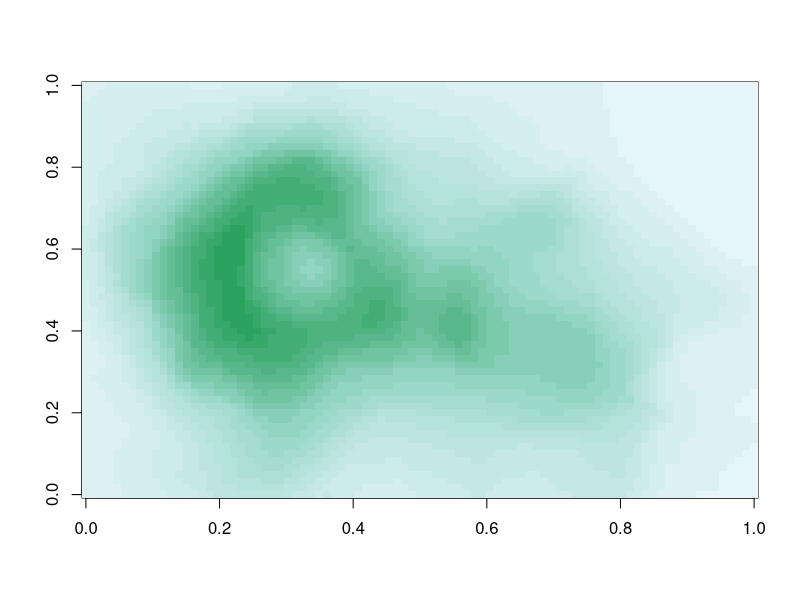
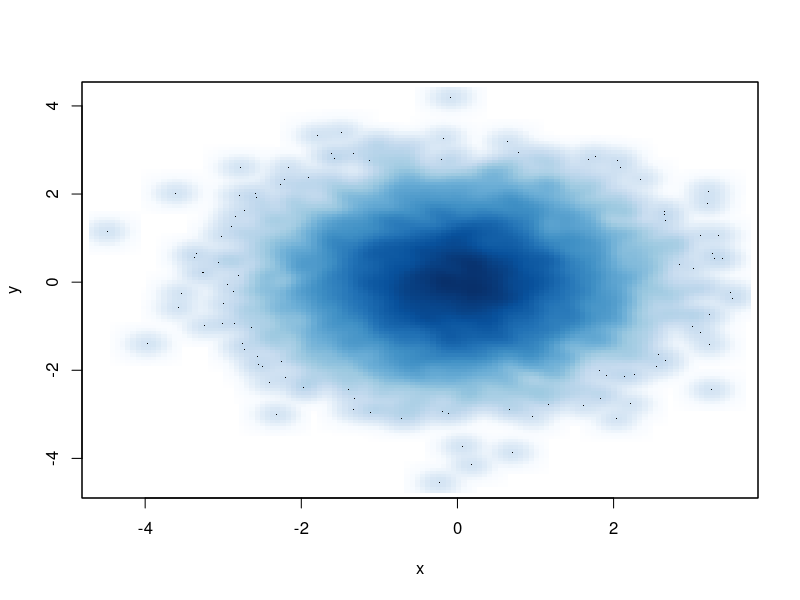

These figures' R source, in order:
library(grDevices)
colors()

##colorRamp Function
pal <- colorRamp(c("red","blue"))
pal(0)
pal(1)
pal(0.5)
pal(seq(0,1,len=10))

##colorRampPalette Function
pal <- colorRampPalette(c("red","yellow"))
pal(2)
pal(10)
pal(20)
pal(100)

##RColorBrewer Package and colorRampPalette
install.packages("RColorBrewer")
library(RColorBrewer)
cols <- brewer.pal(3,"BuGn")
cols
pal <- colorRampPalette(cols)
image(volcano,col=pal(20))

##The smoothSCatter function
x <- rnorm(10000)
y <- rnorm(10000)
smoothScatter(x,y)
